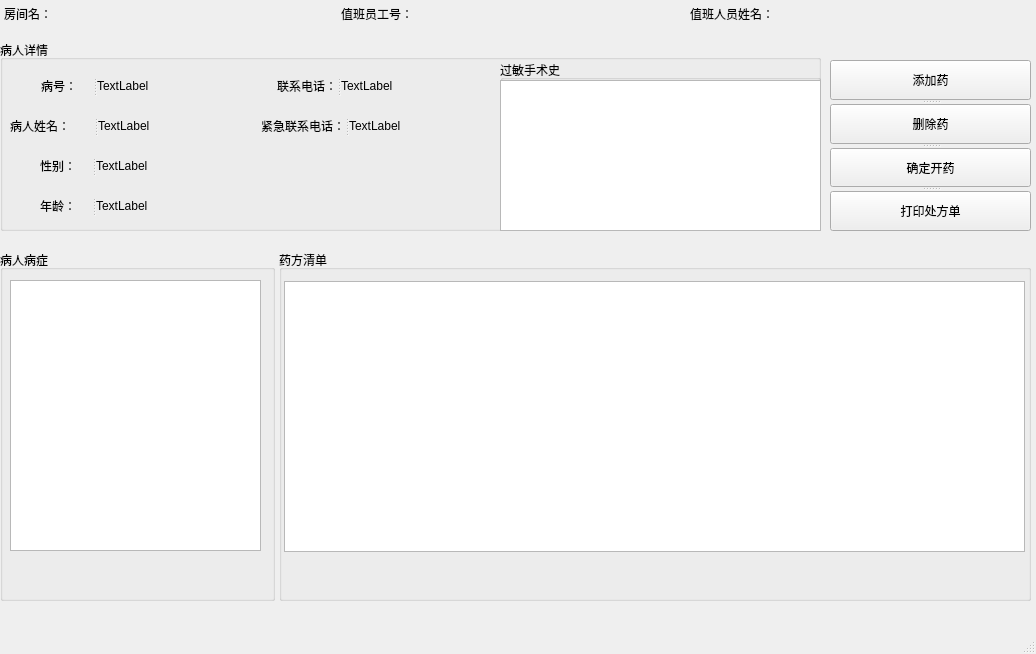
<?xml version="1.0" encoding="UTF-8"?>
<ui version="4.0">
 <class>diagnosisWindow</class>
 <widget class="QMainWindow" name="diagnosisWindow">
  <property name="geometry">
   <rect>
    <x>0</x>
    <y>0</y>
    <width>1036</width>
    <height>654</height>
   </rect>
  </property>
  <property name="sizePolicy">
   <sizepolicy hsizetype="Expanding" vsizetype="Expanding">
    <horstretch>0</horstretch>
    <verstretch>0</verstretch>
   </sizepolicy>
  </property>
  <property name="windowTitle">
   <string>诊断系统</string>
  </property>
  <widget class="QWidget" name="centralwidget">
   <widget class="QGroupBox" name="groupBox">
    <property name="geometry">
     <rect>
      <x>0</x>
      <y>40</y>
      <width>821</width>
      <height>191</height>
     </rect>
    </property>
    <property name="sizePolicy">
     <sizepolicy hsizetype="Expanding" vsizetype="Expanding">
      <horstretch>0</horstretch>
      <verstretch>0</verstretch>
     </sizepolicy>
    </property>
    <property name="title">
     <string>病人详情</string>
    </property>
    <widget class="QGroupBox" name="groupBox_4">
     <property name="geometry">
      <rect>
       <x>500</x>
       <y>20</y>
       <width>321</width>
       <height>171</height>
      </rect>
     </property>
     <property name="sizePolicy">
      <sizepolicy hsizetype="Expanding" vsizetype="Expanding">
       <horstretch>0</horstretch>
       <verstretch>0</verstretch>
      </sizepolicy>
     </property>
     <property name="title">
      <string>过敏手术史</string>
     </property>
     <widget class="QPlainTextEdit" name="allergyPlainTextEdit">
      <property name="geometry">
       <rect>
        <x>0</x>
        <y>20</y>
        <width>321</width>
        <height>151</height>
       </rect>
      </property>
      <property name="sizePolicy">
       <sizepolicy hsizetype="Expanding" vsizetype="Expanding">
        <horstretch>0</horstretch>
        <verstretch>0</verstretch>
       </sizepolicy>
      </property>
      <property name="readOnly">
       <bool>true</bool>
      </property>
     </widget>
    </widget>
    <widget class="QSplitter" name="splitter_2">
     <property name="geometry">
      <rect>
       <x>41</x>
       <y>30</y>
       <width>131</width>
       <height>31</height>
      </rect>
     </property>
     <property name="orientation">
      <enum>Qt::Horizontal</enum>
     </property>
     <widget class="QLabel" name="label">
      <property name="sizePolicy">
       <sizepolicy hsizetype="Expanding" vsizetype="Expanding">
        <horstretch>0</horstretch>
        <verstretch>0</verstretch>
       </sizepolicy>
      </property>
      <property name="text">
       <string>病号：</string>
      </property>
     </widget>
     <widget class="QLabel" name="patientIdLabel">
      <property name="sizePolicy">
       <sizepolicy hsizetype="Expanding" vsizetype="Expanding">
        <horstretch>0</horstretch>
        <verstretch>0</verstretch>
       </sizepolicy>
      </property>
      <property name="text">
       <string>TextLabel</string>
      </property>
     </widget>
    </widget>
    <widget class="QSplitter" name="splitter_3">
     <property name="geometry">
      <rect>
       <x>10</x>
       <y>70</y>
       <width>161</width>
       <height>31</height>
      </rect>
     </property>
     <property name="orientation">
      <enum>Qt::Horizontal</enum>
     </property>
     <widget class="QLabel" name="label_4">
      <property name="sizePolicy">
       <sizepolicy hsizetype="Expanding" vsizetype="Expanding">
        <horstretch>0</horstretch>
        <verstretch>0</verstretch>
       </sizepolicy>
      </property>
      <property name="text">
       <string>病人姓名：</string>
      </property>
     </widget>
     <widget class="QLabel" name="patientNameLabel">
      <property name="sizePolicy">
       <sizepolicy hsizetype="Expanding" vsizetype="Expanding">
        <horstretch>0</horstretch>
        <verstretch>0</verstretch>
       </sizepolicy>
      </property>
      <property name="text">
       <string>TextLabel</string>
      </property>
     </widget>
    </widget>
    <widget class="QSplitter" name="splitter_4">
     <property name="geometry">
      <rect>
       <x>40</x>
       <y>110</y>
       <width>131</width>
       <height>31</height>
      </rect>
     </property>
     <property name="orientation">
      <enum>Qt::Horizontal</enum>
     </property>
     <widget class="QLabel" name="label_5">
      <property name="sizePolicy">
       <sizepolicy hsizetype="Expanding" vsizetype="Expanding">
        <horstretch>0</horstretch>
        <verstretch>0</verstretch>
       </sizepolicy>
      </property>
      <property name="text">
       <string>性别：</string>
      </property>
     </widget>
     <widget class="QLabel" name="patientSexLabel">
      <property name="sizePolicy">
       <sizepolicy hsizetype="Expanding" vsizetype="Expanding">
        <horstretch>0</horstretch>
        <verstretch>0</verstretch>
       </sizepolicy>
      </property>
      <property name="text">
       <string>TextLabel</string>
      </property>
     </widget>
    </widget>
    <widget class="QSplitter" name="splitter_5">
     <property name="geometry">
      <rect>
       <x>40</x>
       <y>150</y>
       <width>131</width>
       <height>31</height>
      </rect>
     </property>
     <property name="orientation">
      <enum>Qt::Horizontal</enum>
     </property>
     <widget class="QLabel" name="label_7">
      <property name="sizePolicy">
       <sizepolicy hsizetype="Expanding" vsizetype="Expanding">
        <horstretch>0</horstretch>
        <verstretch>0</verstretch>
       </sizepolicy>
      </property>
      <property name="text">
       <string>年龄：</string>
      </property>
     </widget>
     <widget class="QLabel" name="patientAgeLabel">
      <property name="sizePolicy">
       <sizepolicy hsizetype="Expanding" vsizetype="Expanding">
        <horstretch>0</horstretch>
        <verstretch>0</verstretch>
       </sizepolicy>
      </property>
      <property name="text">
       <string>TextLabel</string>
      </property>
     </widget>
    </widget>
    <widget class="QSplitter" name="splitter_7">
     <property name="geometry">
      <rect>
       <x>180</x>
       <y>70</y>
       <width>271</width>
       <height>31</height>
      </rect>
     </property>
     <property name="orientation">
      <enum>Qt::Horizontal</enum>
     </property>
     <widget class="QLabel" name="label_9">
      <property name="sizePolicy">
       <sizepolicy hsizetype="Expanding" vsizetype="Expanding">
        <horstretch>0</horstretch>
        <verstretch>0</verstretch>
       </sizepolicy>
      </property>
      <property name="text">
       <string>紧急联系电话：</string>
      </property>
      <property name="alignment">
       <set>Qt::AlignRight|Qt::AlignTrailing|Qt::AlignVCenter</set>
      </property>
     </widget>
     <widget class="QLabel" name="emergencyContactLabel">
      <property name="sizePolicy">
       <sizepolicy hsizetype="Expanding" vsizetype="Expanding">
        <horstretch>0</horstretch>
        <verstretch>0</verstretch>
       </sizepolicy>
      </property>
      <property name="text">
       <string>TextLabel</string>
      </property>
     </widget>
    </widget>
    <widget class="QSplitter" name="splitter_6">
     <property name="geometry">
      <rect>
       <x>210</x>
       <y>30</y>
       <width>241</width>
       <height>31</height>
      </rect>
     </property>
     <property name="orientation">
      <enum>Qt::Horizontal</enum>
     </property>
     <widget class="QLabel" name="label_3">
      <property name="sizePolicy">
       <sizepolicy hsizetype="Expanding" vsizetype="Expanding">
        <horstretch>0</horstretch>
        <verstretch>0</verstretch>
       </sizepolicy>
      </property>
      <property name="text">
       <string>联系电话：</string>
      </property>
      <property name="alignment">
       <set>Qt::AlignRight|Qt::AlignTrailing|Qt::AlignVCenter</set>
      </property>
     </widget>
     <widget class="QLabel" name="patientContactLabel">
      <property name="sizePolicy">
       <sizepolicy hsizetype="Expanding" vsizetype="Expanding">
        <horstretch>0</horstretch>
        <verstretch>0</verstretch>
       </sizepolicy>
      </property>
      <property name="text">
       <string>TextLabel</string>
      </property>
     </widget>
    </widget>
   </widget>
   <widget class="QGroupBox" name="groupBox_2">
    <property name="geometry">
     <rect>
      <x>0</x>
      <y>250</y>
      <width>275</width>
      <height>351</height>
     </rect>
    </property>
    <property name="sizePolicy">
     <sizepolicy hsizetype="Expanding" vsizetype="Expanding">
      <horstretch>0</horstretch>
      <verstretch>0</verstretch>
     </sizepolicy>
    </property>
    <property name="title">
     <string>病人病症</string>
    </property>
    <widget class="QPlainTextEdit" name="diseasePlainTextEdit">
     <property name="geometry">
      <rect>
       <x>10</x>
       <y>30</y>
       <width>251</width>
       <height>271</height>
      </rect>
     </property>
     <property name="sizePolicy">
      <sizepolicy hsizetype="Expanding" vsizetype="Expanding">
       <horstretch>0</horstretch>
       <verstretch>0</verstretch>
      </sizepolicy>
     </property>
    </widget>
   </widget>
   <widget class="QLabel" name="label_2">
    <property name="geometry">
     <rect>
      <x>4</x>
      <y>2</y>
      <width>60</width>
      <height>23</height>
     </rect>
    </property>
    <property name="sizePolicy">
     <sizepolicy hsizetype="Expanding" vsizetype="Expanding">
      <horstretch>0</horstretch>
      <verstretch>0</verstretch>
     </sizepolicy>
    </property>
    <property name="text">
     <string>房间名：</string>
    </property>
   </widget>
   <widget class="QLabel" name="RoomNameLabel">
    <property name="geometry">
     <rect>
      <x>69</x>
      <y>2</y>
      <width>268</width>
      <height>23</height>
     </rect>
    </property>
    <property name="sizePolicy">
     <sizepolicy hsizetype="Expanding" vsizetype="Expanding">
      <horstretch>0</horstretch>
      <verstretch>0</verstretch>
     </sizepolicy>
    </property>
    <property name="text">
     <string/>
    </property>
   </widget>
   <widget class="QLabel" name="StaffIdLabel">
    <property name="geometry">
     <rect>
      <x>436</x>
      <y>2</y>
      <width>250</width>
      <height>23</height>
     </rect>
    </property>
    <property name="sizePolicy">
     <sizepolicy hsizetype="Expanding" vsizetype="Expanding">
      <horstretch>0</horstretch>
      <verstretch>0</verstretch>
     </sizepolicy>
    </property>
    <property name="text">
     <string/>
    </property>
   </widget>
   <widget class="QLabel" name="label_6">
    <property name="geometry">
     <rect>
      <x>341</x>
      <y>2</y>
      <width>90</width>
      <height>23</height>
     </rect>
    </property>
    <property name="sizePolicy">
     <sizepolicy hsizetype="Expanding" vsizetype="Expanding">
      <horstretch>0</horstretch>
      <verstretch>0</verstretch>
     </sizepolicy>
    </property>
    <property name="text">
     <string>值班员工号：</string>
    </property>
   </widget>
   <widget class="QLabel" name="label_8">
    <property name="geometry">
     <rect>
      <x>690</x>
      <y>2</y>
      <width>105</width>
      <height>23</height>
     </rect>
    </property>
    <property name="sizePolicy">
     <sizepolicy hsizetype="Expanding" vsizetype="Expanding">
      <horstretch>0</horstretch>
      <verstretch>0</verstretch>
     </sizepolicy>
    </property>
    <property name="text">
     <string>值班人员姓名：</string>
    </property>
   </widget>
   <widget class="QLabel" name="StaffNameLabel">
    <property name="geometry">
     <rect>
      <x>801</x>
      <y>2</y>
      <width>224</width>
      <height>23</height>
     </rect>
    </property>
    <property name="sizePolicy">
     <sizepolicy hsizetype="Expanding" vsizetype="Expanding">
      <horstretch>0</horstretch>
      <verstretch>0</verstretch>
     </sizepolicy>
    </property>
    <property name="text">
     <string/>
    </property>
   </widget>
   <widget class="QGroupBox" name="groupBox_3">
    <property name="geometry">
     <rect>
      <x>279</x>
      <y>250</y>
      <width>752</width>
      <height>351</height>
     </rect>
    </property>
    <property name="sizePolicy">
     <sizepolicy hsizetype="Expanding" vsizetype="Expanding">
      <horstretch>0</horstretch>
      <verstretch>0</verstretch>
     </sizepolicy>
    </property>
    <property name="title">
     <string>药方清单</string>
    </property>
    <widget class="QListWidget" name="medicalListWidget">
     <property name="geometry">
      <rect>
       <x>5</x>
       <y>31</y>
       <width>741</width>
       <height>271</height>
      </rect>
     </property>
     <property name="sizePolicy">
      <sizepolicy hsizetype="Expanding" vsizetype="Expanding">
       <horstretch>0</horstretch>
       <verstretch>0</verstretch>
      </sizepolicy>
     </property>
    </widget>
   </widget>
   <widget class="QSplitter" name="splitter_8">
    <property name="geometry">
     <rect>
      <x>830</x>
      <y>60</y>
      <width>201</width>
      <height>171</height>
     </rect>
    </property>
    <property name="orientation">
     <enum>Qt::Vertical</enum>
    </property>
    <widget class="QPushButton" name="AddButton">
     <property name="sizePolicy">
      <sizepolicy hsizetype="Expanding" vsizetype="Expanding">
       <horstretch>0</horstretch>
       <verstretch>0</verstretch>
      </sizepolicy>
     </property>
     <property name="text">
      <string>添加药</string>
     </property>
    </widget>
    <widget class="QPushButton" name="DelButton">
     <property name="sizePolicy">
      <sizepolicy hsizetype="Expanding" vsizetype="Expanding">
       <horstretch>0</horstretch>
       <verstretch>0</verstretch>
      </sizepolicy>
     </property>
     <property name="text">
      <string>删除药</string>
     </property>
    </widget>
    <widget class="QPushButton" name="OKButton">
     <property name="sizePolicy">
      <sizepolicy hsizetype="Expanding" vsizetype="Expanding">
       <horstretch>0</horstretch>
       <verstretch>0</verstretch>
      </sizepolicy>
     </property>
     <property name="text">
      <string>确定开药</string>
     </property>
    </widget>
    <widget class="QPushButton" name="PrintButton">
     <property name="sizePolicy">
      <sizepolicy hsizetype="Expanding" vsizetype="Expanding">
       <horstretch>0</horstretch>
       <verstretch>0</verstretch>
      </sizepolicy>
     </property>
     <property name="text">
      <string>打印处方单</string>
     </property>
    </widget>
   </widget>
  </widget>
  <widget class="QMenuBar" name="menubar">
   <property name="geometry">
    <rect>
     <x>0</x>
     <y>0</y>
     <width>1036</width>
     <height>28</height>
    </rect>
   </property>
  </widget>
  <widget class="QStatusBar" name="statusbar"/>
 </widget>
 <tabstops>
  <tabstop>AddButton</tabstop>
  <tabstop>DelButton</tabstop>
  <tabstop>OKButton</tabstop>
  <tabstop>PrintButton</tabstop>
  <tabstop>diseasePlainTextEdit</tabstop>
  <tabstop>medicalListWidget</tabstop>
  <tabstop>allergyPlainTextEdit</tabstop>
 </tabstops>
 <resources/>
 <connections/>
</ui>
